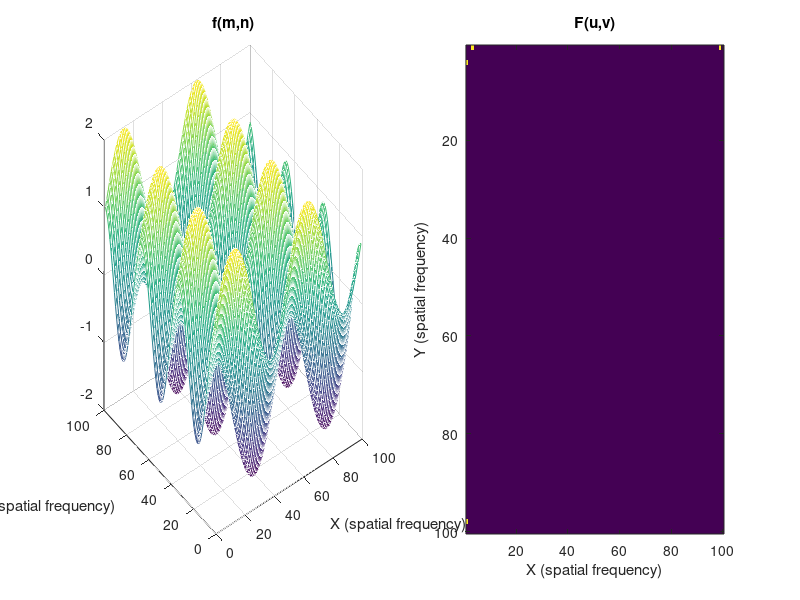

Write the MATLAB code that produced this figure.
%%%%%%%%%%%%%%%%%%%%%%%%%%%%%%%%%%%%%%%%%%%%%%%%%%%%%%%%%%%%%%%%%%%%%%%%
% Title: Multidimensional Signal Processing
% Filename: Tipton_EGR532_Lab2PartC.m
% Author: Natalie Tipton
% Date: 1/29/18
% Instructor: Dr. Rhodes
% Description: This script completes steps outlines in LE #2 Part C
%%%%%%%%%%%%%%%%%%%%%%%%%%%%%%%%%%%%%%%%%%%%%%%%%%%%%%%%%%%%%%%%%%%%%%%%

%%%%%%%% Part C %%%%%%%%%%

%create delta x and delta y
x_B = 0 : 0.01 : 0.99;
rows = 0 : 0.01: 0.99;
y_B = rows(:);

%declare size of x and y dimensions for matrix
M  = 100;
N = 100;

%calculate f(m,n)
f_mn = sin(4 * pi .* x_B) + cos(6 * pi .* y_B);

%allocate size to 1D FT matrices
Fy = zeros(size(f_mn));
Fx = zeros(size(f_mn));

tic;    %start stopwatch
%loop through u and x to calculate 1D FT Fy
for u = 0 : (M-1) 
    for x = 0 : (M-1)
        Fy(u+1,x+1) = exp(-1j * 2 * pi * x * u / M);
    end
end

%loop through v and y to calculate 1D FT Fx
for v = 0 : (N-1)
    for y = 0 : (N-1)
        Fx(v+1,y+1) = exp(-1j * 2 * pi * y * v / N);
    end
end

%multiply the 1D FTs with 2D f(m,n)
F_uv = Fy * f_mn * Fx;
elapsedTime = toc;  %stop stopwatch

%in subplots, plot f(m,n) and amplitude of F(u,v)
subplot(1,2,1);
mesh(f_mn);
title("f(m,n)");
xlabel("X (spatial frequency)");
ylabel("Y (spatial frequency)");
subplot(1,2,2);
imagesc(abs(F_uv));
title("F(u,v)");
xlabel("X (spatial frequency)");
ylabel("Y (spatial frequency)");
        